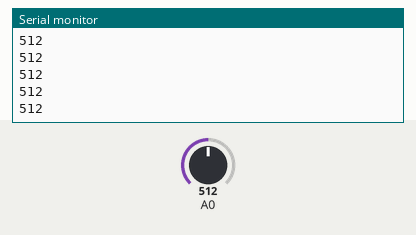
Simulated run of this sketch. Board: Arduino Uno, built with avr-gcc and run on an emulated ATmega328P. Parts: the last lines printed to the serial monitor. The inputs (shaded band) are chosen by the test bench; at power-on: A0 = 512.

Above: at 1.2 s.
1.3 s: A0 set to 716
At 2.4 s:
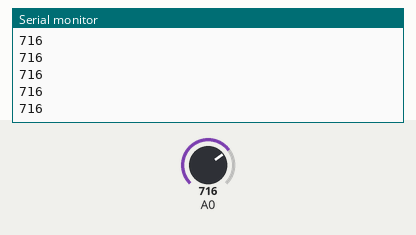
2.8 s: A0 set to 900
At 3.9 s:
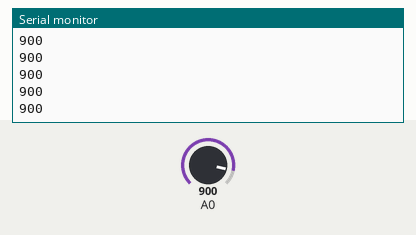
Timing chart, 0 to 5.8 s (numbered marks = the images above; inputs shaded):
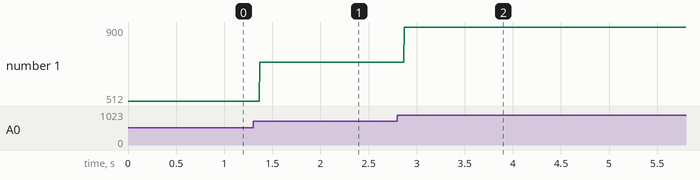

The sketch:

sketch_keyBoardInstrument.ino
```cpp
/*Never really worked. First button never yielded a signal.
I Expected it to give a full 1023 signal but it was always 0 when pressing
and of course when no other buttons were pressed.*/
int buttons[]={2,0,0,0,0,0}; //array of six integers
//int buttons[0] = 2; //having trouble with this..
int notes[]={262,294,330,349}; //frequency in Hz, C,D,E
void setup() {
  // put your setup code here, to run once:
Serial.begin(9600);
}

void loop() {
  // put your main code here, to run repeatedly:
int keyVal= analogRead(A0);
Serial.println(keyVal);
/*if (keyVal==1023){
  tone(8,notes[0]);
  }

  else if(keyVal>= 990 && keyVal<=1010){
    tone(8,notes[1]);
    }
    else if(keyVal>=505 && keyVal < 515){
      tone(8,notes[2]);
      }
      else if(keyVal>=5 && keyVal<=10){
        tone(8,notes[3]);
        }
        else{
          noTone(8);
          }
          */
}
```

Measured:
- after the input at 1.3 s, the serial monitor: prints a new line after 0.07 s (image 1)
- after the input at 2.8 s, the serial monitor: prints a new line after 0.07 s (image 2)
- plotted number 1: 512 → 716 after the input at 1.3 s, 716 → 900 after the input at 2.8 s
